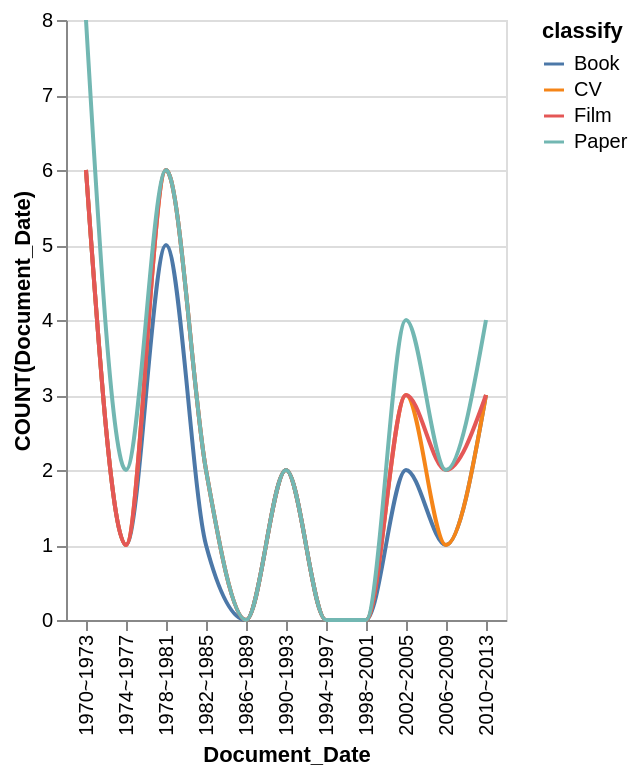

Source (Vega-Lite JSON):
### Vega-Lite specification from a JSON file in a GitHub repository (floating-point values rounded to 4 significant figures)
{"data": {"values": [{"x_data": "1970~1973", "y_data": 6, "classify": "Book"}, {"x_data": "1974~1977", "y_data": 1, "classify": "Book"}, {"x_data": "1978~1981", "y_data": 5, "classify": "Book"}, {"x_data": "1982~1985", "y_data": 1, "classify": "Book"}, {"x_data": "1986~1989", "y_data": 0, "classify": "Book"}, {"x_data": "1990~1993", "y_data": 2, "classify": "Book"}, {"x_data": "1994~1997", "y_data": 0, "classify": "Book"}, {"x_data": "1998~2001", "y_data": 0, "classify": "Book"}, {"x_data": "2002~2005", "y_data": 2, "classify": "Book"}, {"x_data": "2006~2009", "y_data": 1, "classify": "Book"}, {"x_data": "2010~2013", "y_data": 3, "classify": "Book"}, {"x_data": "1970~1973", "y_data": 6, "classify": "CV"}, {"x_data": "1974~1977", "y_data": 1, "classify": "CV"}, {"x_data": "1978~1981", "y_data": 6, "classify": "CV"}, {"x_data": "1982~1985", "y_data": 2, "classify": "CV"}, {"x_data": "1986~1989", "y_data": 0, "classify": "CV"}, {"x_data": "1990~1993", "y_data": 2, "classify": "CV"}, {"x_data": "1994~1997", "y_data": 0, "classify": "CV"}, {"x_data": "1998~2001", "y_data": 0, "classify": "CV"}, {"x_data": "2002~2005", "y_data": 3, "classify": "CV"}, {"x_data": "2006~2009", "y_data": 1, "classify": "CV"}, {"x_data": "2010~2013", "y_data": 3, "classify": "CV"}, {"x_data": "1970~1973", "y_data": 6, "classify": "Film"}, {"x_data": "1974~1977", "y_data": 1, "classify": "Film"}, {"x_data": "1978~1981", "y_data": 6, "classify": "Film"}, {"x_data": "1982~1985", "y_data": 2, "classify": "Film"}, {"x_data": "1986~1989", "y_data": 0, "classify": "Film"}, {"x_data": "1990~1993", "y_data": 2, "classify": "Film"}, {"x_data": "1994~1997", "y_data": 0, "classify": "Film"}, {"x_data": "1998~2001", "y_data": 0, "classify": "Film"}, {"x_data": "2002~2005", "y_data": 3, "classify": "Film"}, {"x_data": "2006~2009", "y_data": 2, "classify": "Film"}, {"x_data": "2010~2013", "y_data": 3, "classify": "Film"}, {"x_data": "1970~1973", "y_data": 8, "classify": "Paper"}, {"x_data": "1974~1977", "y_data": 2, "classify": "Paper"}, {"x_data": "1978~1981", "y_data": 6, "classify": "Paper"}, {"x_data": "1982~1985", "y_data": 2, "classify": "Paper"}, {"x_data": "1986~1989", "y_data": 0, "classify": "Paper"}, {"x_data": "1990~1993", "y_data": 2, "classify": "Paper"}, {"x_data": "1994~1997", "y_data": 0, "classify": "Paper"}, {"x_data": "1998~2001", "y_data": 0, "classify": "Paper"}, {"x_data": "2002~2005", "y_data": 4, "classify": "Paper"}, {"x_data": "2006~2009", "y_data": 2, "classify": "Paper"}, {"x_data": "2010~2013", "y_data": 4, "classify": "Paper"}]}, "mark": {"type": "line", "interpolate": "monotone"}, "encoding": {"x": {"field": "x_data", "type": "nominal", "title": "Document_Date", "sort": "ascending"}, "y": {"field": "y_data", "type": "quantitative", "title": "COUNT(Document_Date)"}, "color": {"field": "classify"}}}
